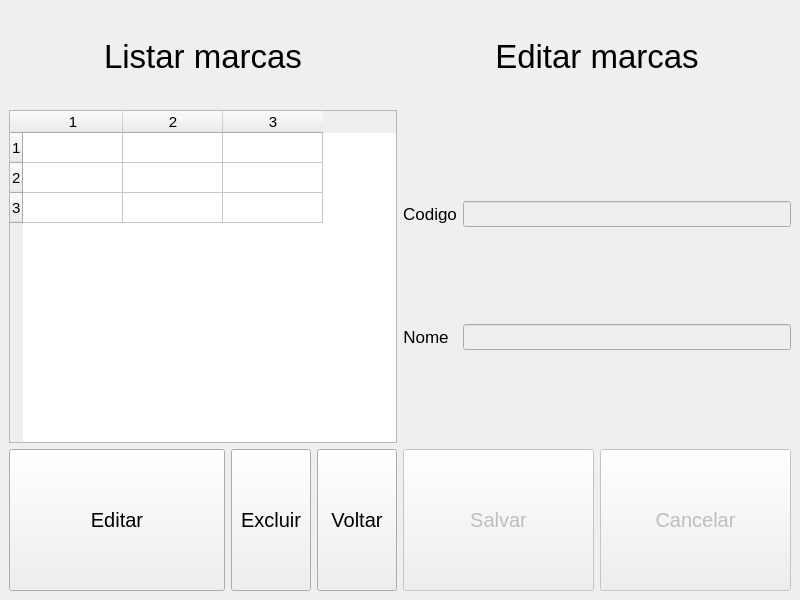
<?xml version="1.0" encoding="UTF-8"?>
<ui version="4.0">
 <class>MainWindow</class>
 <widget class="QMainWindow" name="MainWindow">
  <property name="geometry">
   <rect>
    <x>0</x>
    <y>0</y>
    <width>800</width>
    <height>600</height>
   </rect>
  </property>
  <property name="windowTitle">
   <string>MainWindow</string>
  </property>
  <widget class="QWidget" name="centralwidget">
   <layout class="QHBoxLayout" name="horizontalLayout_3">
    <item>
     <layout class="QVBoxLayout" name="verticalLayout_2" stretch="2,7,3">
      <item>
       <widget class="QLabel" name="lbl_titulo">
        <property name="sizePolicy">
         <sizepolicy hsizetype="Preferred" vsizetype="Minimum">
          <horstretch>0</horstretch>
          <verstretch>0</verstretch>
         </sizepolicy>
        </property>
        <property name="font">
         <font>
          <pointsize>25</pointsize>
         </font>
        </property>
        <property name="text">
         <string>Listar marcas</string>
        </property>
        <property name="alignment">
         <set>Qt::AlignCenter</set>
        </property>
       </widget>
      </item>
      <item>
       <widget class="QTableWidget" name="tb_dados">
        <property name="sizePolicy">
         <sizepolicy hsizetype="Expanding" vsizetype="Minimum">
          <horstretch>0</horstretch>
          <verstretch>0</verstretch>
         </sizepolicy>
        </property>
        <property name="font">
         <font>
          <pointsize>11</pointsize>
         </font>
        </property>
        <property name="rowCount">
         <number>3</number>
        </property>
        <property name="columnCount">
         <number>3</number>
        </property>
        <row/>
        <row/>
        <row/>
        <column/>
        <column/>
        <column/>
       </widget>
      </item>
      <item>
       <layout class="QHBoxLayout" name="horizontalLayout" stretch="3,1,1">
        <item>
         <widget class="QPushButton" name="btn_editar">
          <property name="sizePolicy">
           <sizepolicy hsizetype="Minimum" vsizetype="Minimum">
            <horstretch>0</horstretch>
            <verstretch>0</verstretch>
           </sizepolicy>
          </property>
          <property name="font">
           <font>
            <pointsize>15</pointsize>
           </font>
          </property>
          <property name="text">
           <string>Editar</string>
          </property>
         </widget>
        </item>
        <item>
         <widget class="QPushButton" name="btn_excluir">
          <property name="sizePolicy">
           <sizepolicy hsizetype="Minimum" vsizetype="Minimum">
            <horstretch>0</horstretch>
            <verstretch>0</verstretch>
           </sizepolicy>
          </property>
          <property name="font">
           <font>
            <pointsize>15</pointsize>
           </font>
          </property>
          <property name="text">
           <string>Excluir</string>
          </property>
         </widget>
        </item>
        <item>
         <widget class="QPushButton" name="btn_voltar">
          <property name="sizePolicy">
           <sizepolicy hsizetype="Minimum" vsizetype="Minimum">
            <horstretch>0</horstretch>
            <verstretch>0</verstretch>
           </sizepolicy>
          </property>
          <property name="font">
           <font>
            <pointsize>15</pointsize>
           </font>
          </property>
          <property name="text">
           <string>Voltar</string>
          </property>
         </widget>
        </item>
       </layout>
      </item>
     </layout>
    </item>
    <item>
     <layout class="QVBoxLayout" name="verticalLayout" stretch="2,7,3">
      <item>
       <widget class="QLabel" name="lbl_titulo_2">
        <property name="font">
         <font>
          <pointsize>25</pointsize>
         </font>
        </property>
        <property name="text">
         <string>Editar marcas</string>
        </property>
        <property name="alignment">
         <set>Qt::AlignCenter</set>
        </property>
       </widget>
      </item>
      <item>
       <layout class="QFormLayout" name="formLayout">
        <item row="0" column="0">
         <widget class="QLabel" name="lbl_codigo">
          <property name="sizePolicy">
           <sizepolicy hsizetype="Minimum" vsizetype="Minimum">
            <horstretch>0</horstretch>
            <verstretch>2</verstretch>
           </sizepolicy>
          </property>
          <property name="font">
           <font>
            <pointsize>13</pointsize>
           </font>
          </property>
          <property name="text">
           <string>Codigo</string>
          </property>
          <property name="alignment">
           <set>Qt::AlignCenter</set>
          </property>
         </widget>
        </item>
        <item row="0" column="1">
         <widget class="QLineEdit" name="txt_codigo">
          <property name="enabled">
           <bool>false</bool>
          </property>
          <property name="sizePolicy">
           <sizepolicy hsizetype="Expanding" vsizetype="Maximum">
            <horstretch>0</horstretch>
            <verstretch>2</verstretch>
           </sizepolicy>
          </property>
          <property name="font">
           <font>
            <pointsize>11</pointsize>
           </font>
          </property>
         </widget>
        </item>
        <item row="1" column="0">
         <widget class="QLabel" name="lbl_nome">
          <property name="sizePolicy">
           <sizepolicy hsizetype="Minimum" vsizetype="Minimum">
            <horstretch>0</horstretch>
            <verstretch>2</verstretch>
           </sizepolicy>
          </property>
          <property name="font">
           <font>
            <pointsize>13</pointsize>
           </font>
          </property>
          <property name="text">
           <string>Nome</string>
          </property>
          <property name="alignment">
           <set>Qt::AlignCenter</set>
          </property>
         </widget>
        </item>
        <item row="1" column="1">
         <widget class="QLineEdit" name="txt_nome">
          <property name="enabled">
           <bool>false</bool>
          </property>
          <property name="sizePolicy">
           <sizepolicy hsizetype="Expanding" vsizetype="Maximum">
            <horstretch>0</horstretch>
            <verstretch>2</verstretch>
           </sizepolicy>
          </property>
          <property name="font">
           <font>
            <pointsize>11</pointsize>
           </font>
          </property>
         </widget>
        </item>
       </layout>
      </item>
      <item>
       <layout class="QHBoxLayout" name="horizontalLayout_2">
        <item>
         <widget class="QPushButton" name="btn_salvar">
          <property name="enabled">
           <bool>false</bool>
          </property>
          <property name="sizePolicy">
           <sizepolicy hsizetype="Minimum" vsizetype="Minimum">
            <horstretch>0</horstretch>
            <verstretch>0</verstretch>
           </sizepolicy>
          </property>
          <property name="font">
           <font>
            <pointsize>15</pointsize>
           </font>
          </property>
          <property name="text">
           <string>Salvar</string>
          </property>
         </widget>
        </item>
        <item>
         <widget class="QPushButton" name="btn_cancelar">
          <property name="enabled">
           <bool>false</bool>
          </property>
          <property name="sizePolicy">
           <sizepolicy hsizetype="Minimum" vsizetype="Minimum">
            <horstretch>0</horstretch>
            <verstretch>0</verstretch>
           </sizepolicy>
          </property>
          <property name="font">
           <font>
            <pointsize>15</pointsize>
           </font>
          </property>
          <property name="text">
           <string>Cancelar</string>
          </property>
         </widget>
        </item>
       </layout>
      </item>
     </layout>
    </item>
   </layout>
  </widget>
 </widget>
 <tabstops>
  <tabstop>tb_dados</tabstop>
  <tabstop>btn_editar</tabstop>
  <tabstop>btn_excluir</tabstop>
  <tabstop>btn_voltar</tabstop>
  <tabstop>txt_codigo</tabstop>
  <tabstop>txt_nome</tabstop>
  <tabstop>btn_salvar</tabstop>
  <tabstop>btn_cancelar</tabstop>
 </tabstops>
 <resources/>
 <connections/>
</ui>
